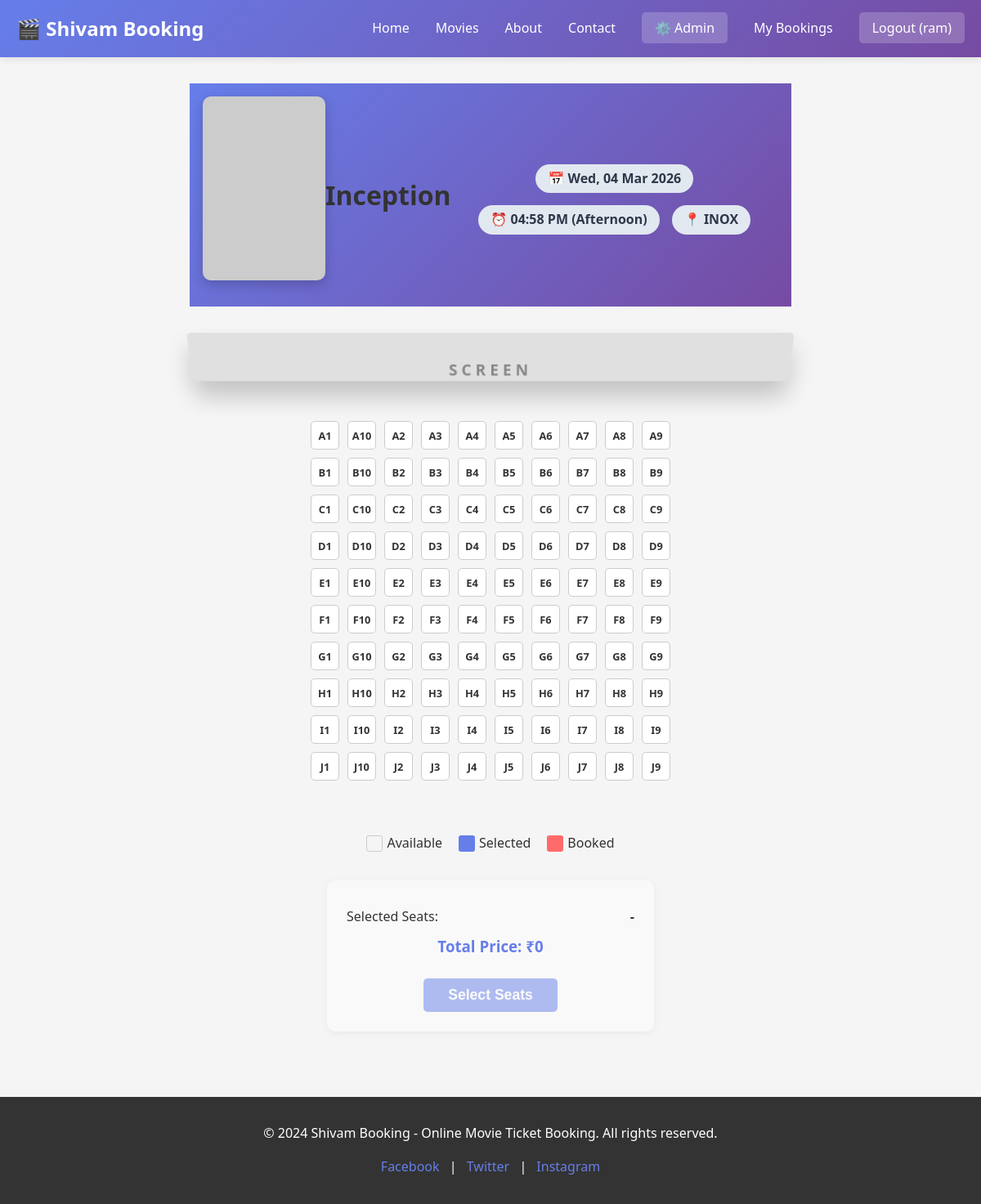
The page /book/39 (signed in) on the database as committed earlier.
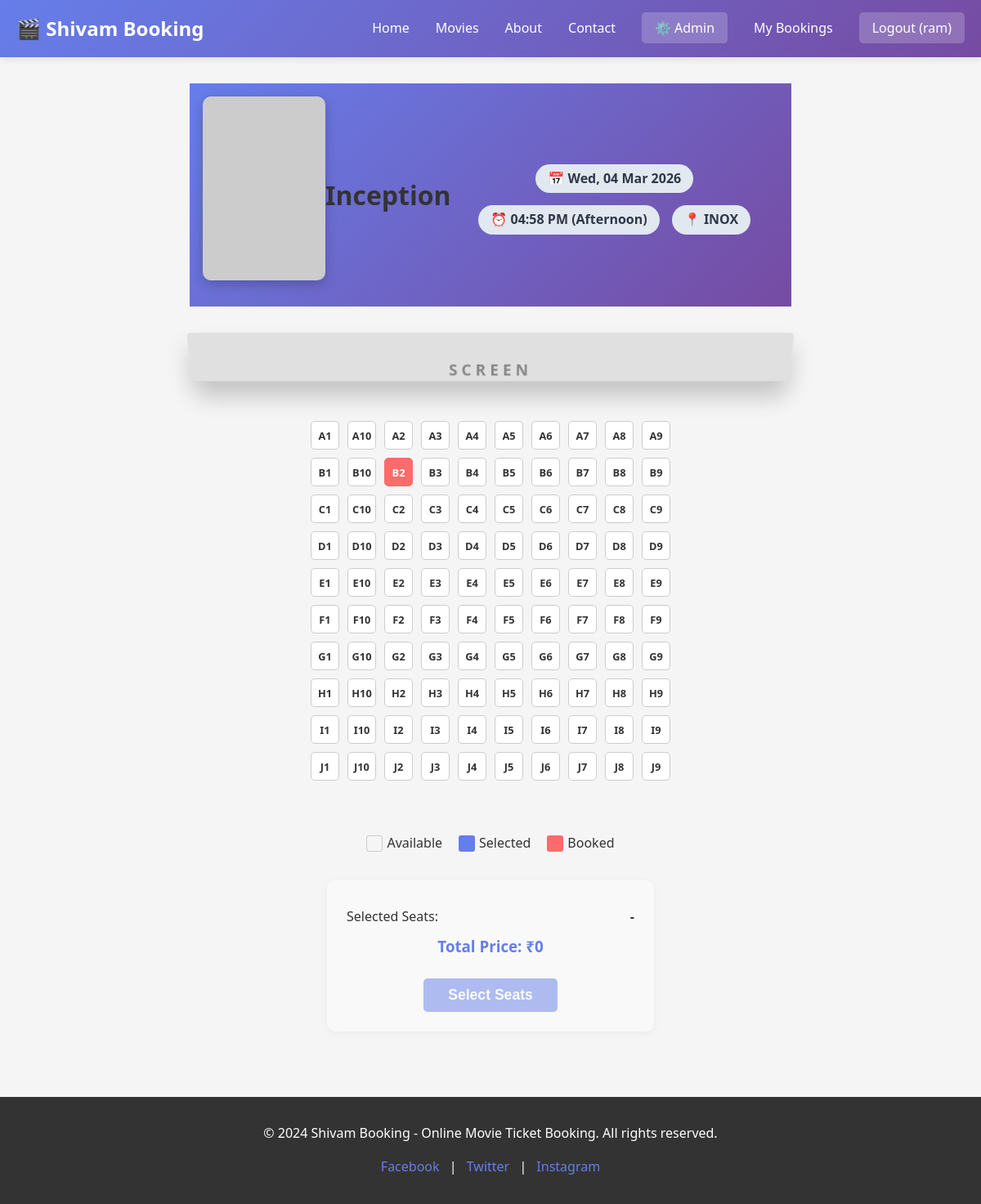
The same page on the database as committed later.
### tables this page shows
CREATE TABLE seats (
                id INTEGER PRIMARY KEY AUTOINCREMENT,
                show_id INTEGER NOT NULL,
                seat_number TEXT NOT NULL,
                is_booked INTEGER DEFAULT 0,
                booked_by INTEGER,
                UNIQUE(show_id, seat_number),
                FOREIGN KEY(show_id) REFERENCES shows(id),
                FOREIGN KEY(booked_by) REFERENCES users(id)
            );

### app/routes.py (the view)
@booking_bp.route('/book/<int:show_id>')
def book_seats(show_id):
    if 'user_id' not in session:
        return redirect(url_for('auth.login'))
    show = Show.get_show_by_id(show_id)
    movie = Movie.get_movie_by_id(show[1])
    seats = Show.get_all_seats(show_id)
    show_dt = datetime.fromisoformat(show[3].replace('Z', '+00:00'))
    show_date = show_dt.strftime('%a, %d %b %Y')
    show_time = show_dt.strftime('%I:%M %p')
    hour = show_dt.hour
    if hour < 12:
        shift = "Morning"
    elif 12 <= hour < 17:
        shift = "Afternoon"
    elif 17 <= hour < 21:
        shift = "Evening"
    else:
        shift = "Night"
    seats_list = []
    for seat in seats:
        seats_list.append({
            'id': seat[0],
            'seat_number': seat[2],
            'is_booked': bool(seat[3])
        })
    return render_template('book_seats.html', show_id=show_id, movie=movie,
                         show=show, seats=seats_list, show_date=show_date, show_time=show_time, shift=shift,
                         is_logged_in=True, username=session.get('username'))

### app/models.py (called while the page is built)
    @staticmethod
    def get_movie_by_id(movie_id):
        conn = sqlite3.connect(DATABASE, timeout=30)
        try:
            cursor = conn.cursor()
            cursor.execute('SELECT * FROM movies WHERE id = ?', (movie_id,))
            return cursor.fetchone()
        finally:
            conn.close()

    @staticmethod
    def get_show_by_id(show_id):
        conn = sqlite3.connect(DATABASE, timeout=30)
        try:
            cursor = conn.cursor()
            cursor.execute('SELECT * FROM shows WHERE id = ?', (show_id,))
            return cursor.fetchone()
        finally:
            conn.close()

    @staticmethod
    def get_all_seats(show_id):
        conn = sqlite3.connect(DATABASE, timeout=30)
        try:
            cursor = conn.cursor()
            cursor.execute('SELECT * FROM seats WHERE show_id = ?', (show_id,))
            return cursor.fetchall()
        finally:
            conn.close()

### templates/book_seats.html (shortened to what the changed rows need)
{% extends 'base.html' %}  {% block content %}
<div class="container" style="max-width: 800px; padding: 2rem">
  <div class="booking-header" style="text-align: center; margin-bottom: 2rem">
    <h1 style="color: #333">{{ movie[1] }}</h1>
  </div>
  <div
    class="seats-container"
    style="display: flex; justify-content: center; margin-bottom: 2rem"
  >
    <div
      class="seats-grid"
      style="display: grid; grid-template-columns: repeat(10, 1fr); gap: 10px"
    >
      {% for seat in seats %}
      <div
        class="seat {% if seat.is_booked %}booked{% endif %}"
        data-seat="{{ seat.seat_number }}"
        onclick="toggleSeat(this)"
        style="
          width: 35px;
          height: 35px;
          border: 1px solid #ccc;
          border-radius: 5px;
          display: flex;
          align-items: center;
          justify-content: center;
          font-size: 0.8rem;
          cursor: pointer;
          transition: all 0.2s;
          background: white;
        "
      >
        {{ seat.seat_number }}
      </div>
      {% endfor %}
    </div>
  </div>
</div>
{% endblock %}

Rows that differ between the two databases and show on the page:
changed seats (number 13 of 100 on the later page): is_booked 0 → 1 (drawn)
